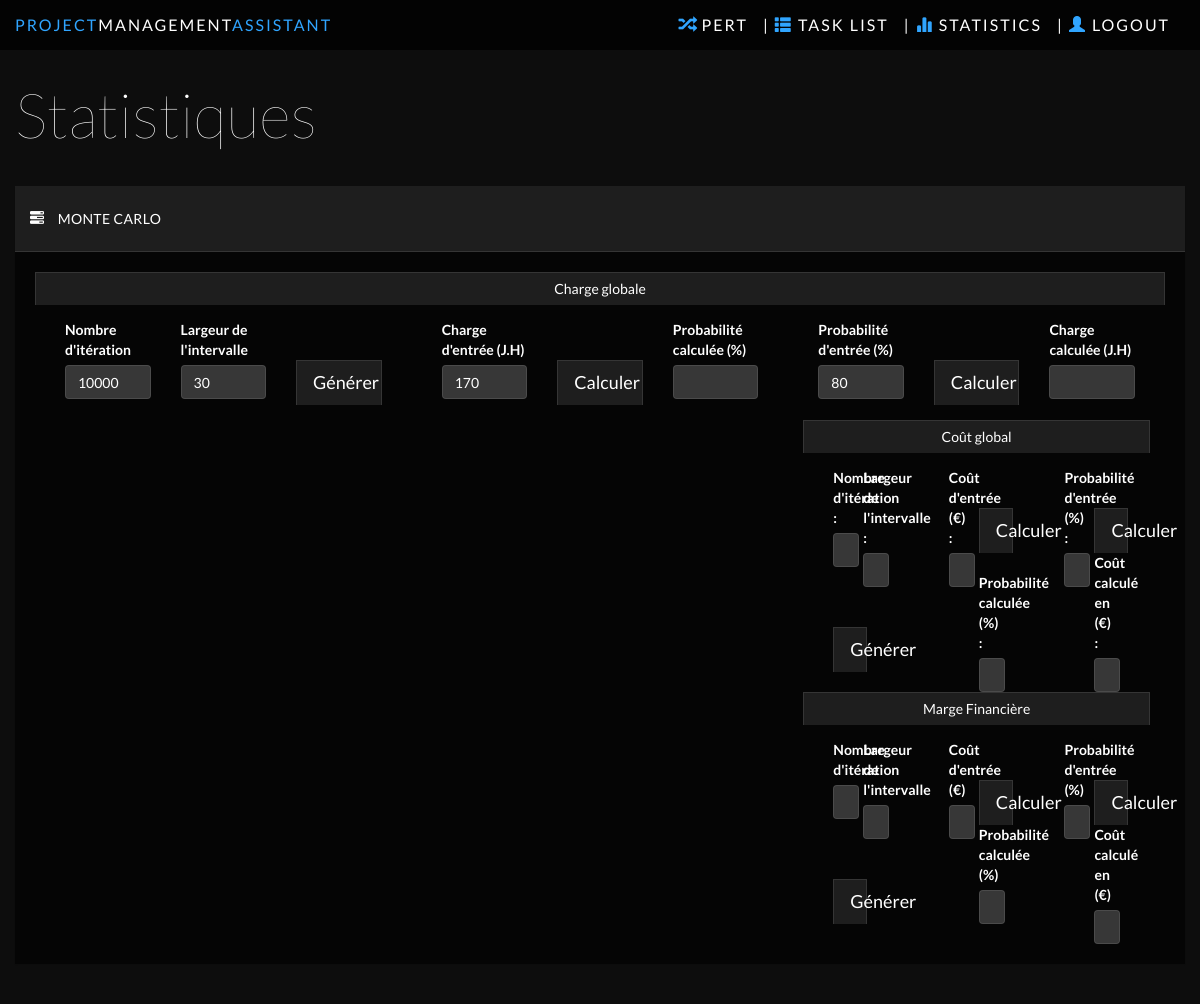
/stats.php, run on an earlier commit of the app's database.
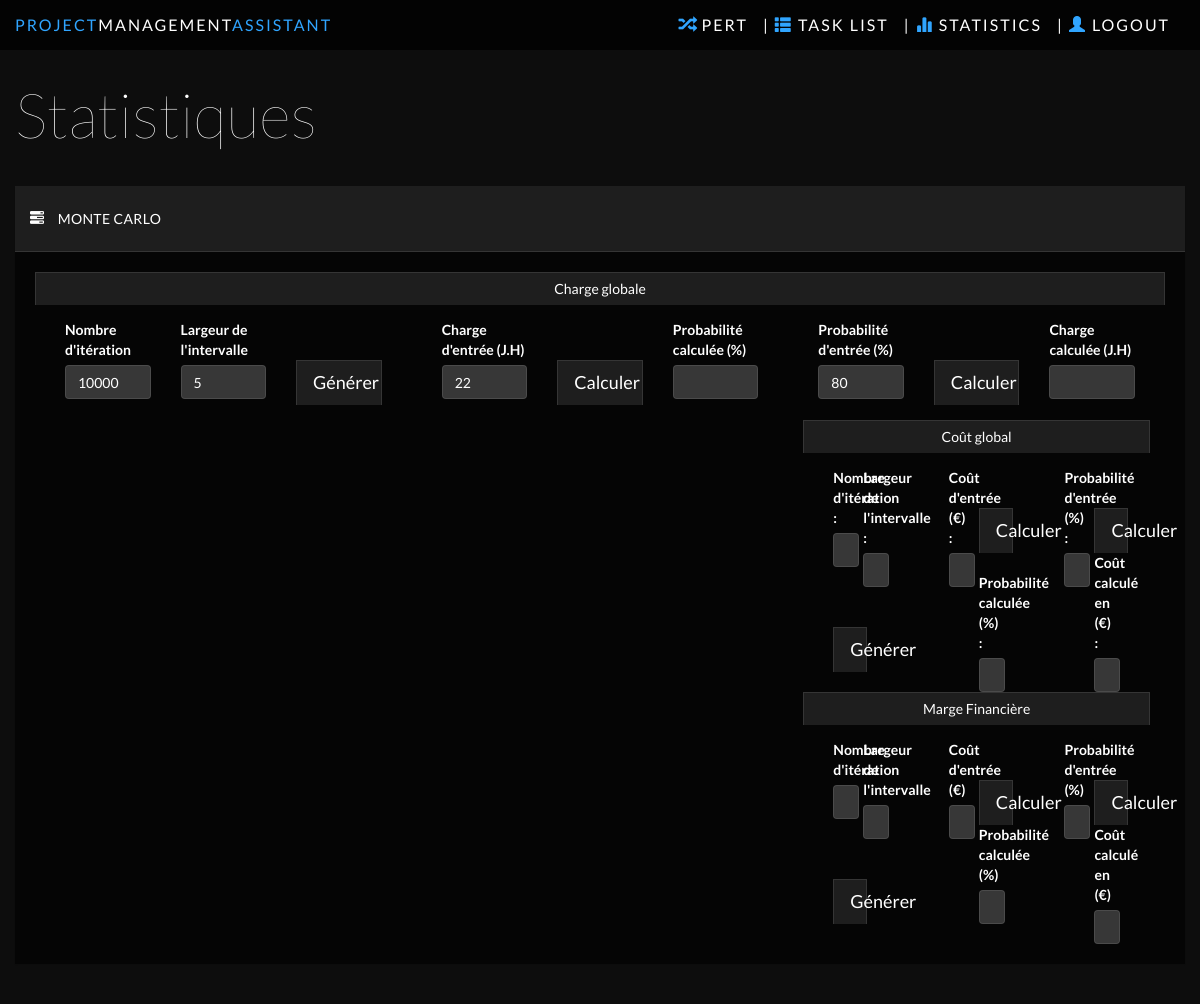
And on a later commit of the database.
### tables this page shows
CREATE TABLE IF NOT EXISTS `simulateur` (
  `idProjet` int(10) NOT NULL,
  `typeSimulateur` varchar(50) NOT NULL,
  `nbEchantillons` int(10) NOT NULL,
  `largeurIntervalle` int(10) NOT NULL,
  `probabilite` int(10) NULL,
  `charge` int(10) NULL,
  PRIMARY KEY (`idProjet`, `typeSimulateur`)
);

### models/cnx.php (called while the page is built)
<?php
function getBdd() {
	try
	{
		$bdd = new PDO('mysql:host=localhost;dbname=m1bd;charset=utf8', 'root', '');
	}
	catch(Exception $e)
	{
	        die('Erreur : '.$e->getMessage());
	}
  return $bdd;
}
?>

### models/Project.php (called while the page is built, shortened)
<?php
require("Task.php");
class Project
{
	var $listeRessources;
	var $listeSimulateurs;
	var $bdd;
	private static $_instance = null;
	function __construct($id, $nom, $tacheDebut, $tacheFin)
	{
		$this->listeRessources = array();
		$this->listeSimulateurs = array();
		$this->bdd = getBdd();
		$this->loadListeRessources();
		$this->loadListeTaches();
		$this->loadListeSimulateurs();
	}
	function loadListeTaches()
	{
		$reponse = $this->bdd->query('SELECT * FROM tache');
		while ($donnees = $reponse->fetch())
		{
			$tache = new Task($donnees['id'], $donnees['nom'], $donnees['precedent1'], $donnees['precedent2'], $donnees['suivant1'], $donnees['suivant2'], $this);
			$tache->loadLoi();
			$tache->loadRessource();
		}
	}
	function loadListeSimulateurs()
	{
		$reponse = $this->bdd->query('SELECT * FROM simulateur');
		while ($donnees = $reponse->fetch())
		{
			$simulateur = NULL;
			if($donnees['typeSimulateur'] == SimulateurEnum::ChargeGlobale) {
				$simulateur = new SimulationChargeGlobale($donnees['typeSimulateur'], $donnees['nbEchantillons'], $donnees['largeurIntervalle'], $this);
			} else if ($donnees['typeSimulateur'] == SimulateurEnum::CoutGlobal) {
				$simulateur = new SimulationCoutGlobal($donnees['typeSimulateur'], $donnees['nbEchantillons'], $donnees['largeurIntervalle'], $this);
			} else if ($donnees['typeSimulateur'] == SimulateurEnum::MargeFinanciere) {
				$simulateur = new SimulationMargeFinanciere($donnees['typeSimulateur'], $donnees['nbEchantillons'], $donnees['largeurIntervalle'], $this);
			}
			$simulateur->probabilite = $donnees['probabilite'];
			$simulateur->charge = $donnees['charge'];
			array_push($this->listeSimulateurs, $simulateur);
		}
	}
	function loadListeRessources() {
		$reponse = $this->bdd->query('SELECT * FROM ressource');
		while ($donnees = $reponse->fetch())
		{
			$ressource = new Ressource($donnees['id'], $donnees['nom'], $donnees['cout']);
			array_push($this->listeRessources, $ressource);
		}
	}
	public static function getInstance() {
		if(is_null(self::$_instance)) {
			self::$_instance = new Project(1, 'Gna', null, null);
		}
		return self::$_instance;
	}
	function getSimulateurByType($typeSimulateur) {
		$simulateur = NULL;
		for ($i=0; $i < count($this->listeSimulateurs); $i++) {
			if($this->listeSimulateurs[$i]->typeSimulateur == $typeSimulateur) {
				$simulateur = $this->listeSimulateurs[$i];
				$i = count($this->listeSimulateurs);
			}
		}
		return $simulateur;
	}
}
?>

### models/Task.php (called while the page is built, shortened)
<?php
require("cnx.php");
class Task
{
	var $id;
	var $bdd;
	function __construct($id, $nom, $precedent1, $precedent2, $suivant1, $suivant2, $projet)
	{
		$this->id = $id;
		$this->bdd = getBdd();
	}
	public function loadLoi()
	{
		$reponse = $this->bdd->query('SELECT l.* FROM tache t, loi l where t.id = l.idTache');
		$loi = $reponse->fetch();
		if($loi['nom'] == LoiEnum::Beta) {
			$reponse = $this->bdd->query('SELECT b.* FROM loi l, loiBeta b where l.id = b.id');
			$beta = $reponse->fetch();
		} else if($loi['nom'] == LoiEnum::Triangulaire) {
			$reponse = $this->bdd->query('SELECT t.* FROM loi l, loiTriangulaire t where l.id = t.id');
			$triangulaire = $reponse->fetch();
			$this->loi = new LoiTriangulaire($loi['valeurMin'], $loi['valeurMax'], $triangulaire['c']);
		} else if($loi['nom'] == LoiEnum::Normale) {
			$reponse = $this->bdd->query('SELECT n.* FROM loi l, loiNormale n where l.id = n.id');
			$normale = $reponse->fetch();
			$this->loi = new LoiNormaleTronquee($loi['valeurMin'], $loi['valeurMax'], $normale['mu'], $normale['sigma']);
		} else if($loi['nom'] == LoiEnum::Uniforme) {
			$this->loi = new LoiRand($loi['valeurMin'], $loi['valeurMax']);
		} else if($loi['nom'] == LoiEnum::SansLoi) {
			$this->loi = new SansLoi($loi['valeurMax']);
		}
	}
	public function loadRessource() {
		$this->bdd->setAttribute(PDO::ATTR_ERRMODE, PDO::ERRMODE_EXCEPTION);
		$q = $this->bdd->prepare("SELECT r.* FROM tache t, ressource r WHERE t.idRessource = r.id AND t.id = ?");
		$q->execute(array($this->id));
		$ressource = $q->fetch(PDO::FETCH_ASSOC);
	}
}
?>

### models/SimulationMC.php (called while the page is built, shortened)
<?php
class SimulationMC
{
	function __construct($typeSimulateur, $nbEchantillons, $largeurIntervalle, $projet)
	{
		$this->typeSimulateur = $typeSimulateur;
		$this->nbEchantillons = $nbEchantillons;
		$this->largeurIntervalle = $largeurIntervalle;
	}
}
?>

### chargeGlobale.php (the view, shortened to what the changed rows need)
<?php
  $simulateur = $project->getSimulateurByType('chargeGlobale');
  $iteration = 10000;
  $intervalle = 5;
  $probabilite = 80;
  $charge = 22;
  if(!is_null($simulateur)) {
    $iteration = $simulateur->nbEchantillons;
    $intervalle = $simulateur->largeurIntervalle;
    $probabilite = $simulateur->probabilite;
    $charge = $simulateur->charge;
  }
 ?>
<div id="contenuChargeGlobale" class="contenu">
  <div class="col-md-4">
  <div class="row">
      <div class="col-xs-4">
  <div class="form-group">
      <label for="iteration">Nombre d'itération</label>
      <input class="form-control" id="iteration" type="text" name="iteration" value=<?php echo $iteration; ?> required >
    </div></div>
      <div class="col-xs-4">
  <div class="form-group">
      <label for="intervalle">Largeur de l'intervalle</label>
      <input class="form-control" id="intervalle" type="text" name="intervalle" value=<?php echo $intervalle; ?> required >
    </div></div>
  </div>
</div>
    <div class="col-md-4">
  <div class="row">
  <div class="col-xs-4">
      <label for="chargeGivenCharge">Charge d'entrée (J.H)</label>
      <input class="form-control" id="chargeGivenCharge" type="text" name="chargeGivenCharge" value=<?php echo $charge; ?> />
    </div>
  </div>
</div>
    <div class="col-md-4">
  <div class="row">
  <div class="col-xs-4">
  <div class="form-group">
      <label for="probabiliteGivenProbability">Probabilité d'entrée (%)</label>
      <input class="form-control" id="probabiliteGivenProbability" type="text" name="probabiliteGivenProbability" value=<?php echo $probabilite; ?> />
    </div>
  </div>
  <br> <div class="row" id="containerChargeGlobale" style="position: relative;"><p id="waitForGraph" class="saving">Loading Graph<span>.</span><span>.</span><span>.</span></p></div>
</div>

What changed in the data, as far as the page shows it:
changed simulateur: intervalle "30" → "5"; chargeGivenCharge "170" → "22"
